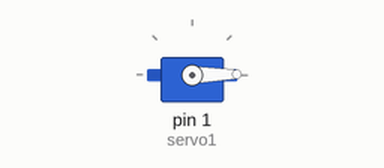
This sketch was run on a simulated Arduino Uno, built with avr-gcc and run on an emulated ATmega328P. Shown: servo.

Above: at 0.05 s.
At 2.2 s:
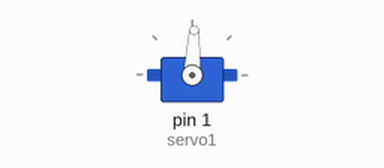
At 4.35 s:
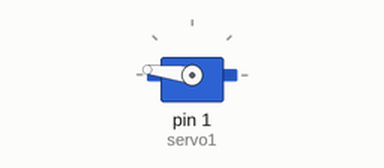
At 8.7 s:
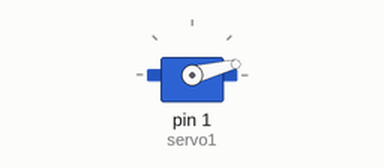
Timing chart, 0 to 11.7 s (numbered marks = the images above):
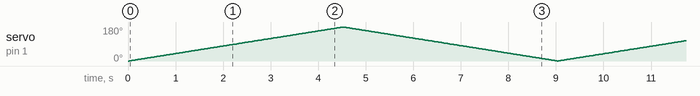

The sketch:

Ejercicio2.ino
```cpp
//SISTEMAS PROGRAMABLES - 7°A
//Alumno: Marco Alejandro Cupul Hau
//23/10/20

#include <Servo.h> //Se importa la librería Servo para indicarle al arduino que tiene un servomotor conectado.
Servo servo1; //Se declara un objeto de tipo Servo nombrando el servomotor a usar.

void setup() {
  servo1.attach(1); //Se indica el número del PIN en el que se encuentra conectado el servomotor al Arduino.
}

void loop() { //Función que contiene el código principal el cual se ejecuta repetidamente mientras el arduino está encendido.

  for (int pos=0; pos<180; pos+=1) //Ciclo que permite posicionar el servomotor en los ángulos de 0° a 180° avanzando de a 1°.
  {
      servo1.write(pos); //Indica el ángulo en la que se posicionará el servomotor conectado.
      delay(25); //Se indica el tiempo de espera de 25 milisegundos.
  }

  for (int pos=180; pos>0; pos-=1) //Ciclo que permite regresar a las posiciones anteriores desde 180° a 0° disminuyendo de a 1°.
  {
      servo1.write(pos); //Se indica mediante variable el ángulo en la que se regresará el servomotor conectado.
      delay(25); //Tiempo de espera de 25 milisegundos por cada posición que recorra para que todo el recorrido tome 4.5 segundos.
  }

}
```
